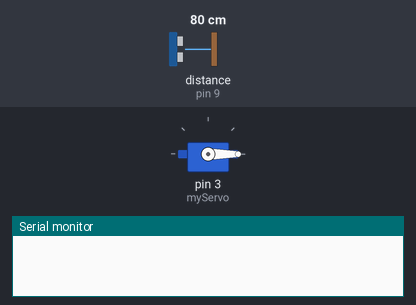
Recording of a sketch running on a simulated Arduino Uno, built with avr-gcc and run on an emulated ATmega328P. On the bench: servo, the last lines printed to the serial monitor. Wiring (inferred from the names in the program): ultrasonic range finder: trigger pin 10; echo pin 9. The inputs (shaded band) are chosen by the test bench; at power-on: distance to the obstacle (sensor on pin 9) 80 cm. The echo pulse lasts 58.3 µs per cm.

Above: at 0.01 s.
1.3 s: distance to the obstacle (sensor on pin 9) set to 2 cm
At 2.4 s:
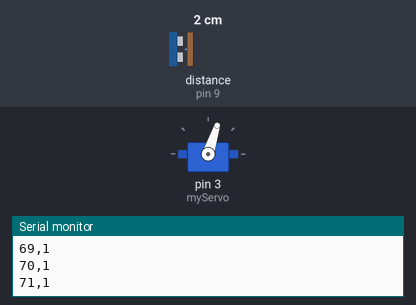
4.3 s: distance to the obstacle (sensor on pin 9) set to 60 cm
At 5.93 s:
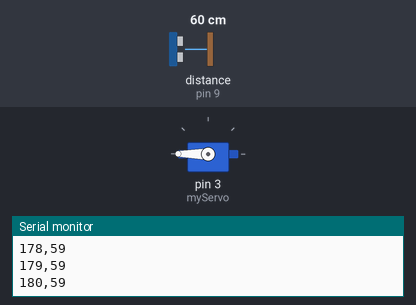
7.3 s: distance to the obstacle (sensor on pin 9) set to 120 cm
Timing chart, 0 to 19.3 s (numbered marks = the images above; inputs shaded):
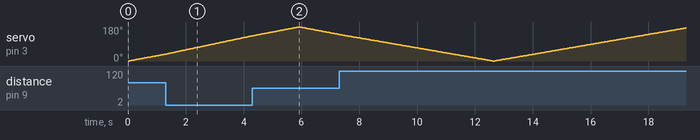

The sketch:

arduino_radar.ino
```cpp
#include <Servo.h>.
// Defines Tirg and Echo pins of the Ultrasonic Sensor
const int trigPin = 10;
const int echoPin = 9;
// Variables for the duration and the distance
long duration;
int distance;
Servo myServo; // Creates a servo object for controlling the servo motor
void setup() {
  pinMode(trigPin, OUTPUT); // Sets the trigPin as an Output
  pinMode(echoPin, INPUT); // Sets the echoPin as an Input
  Serial.begin(500000);
  myServo.attach(3); // Defines on which pin is the servo motor attached
}
void loop() {
  // rotates the servo motor from 15 to 165 degrees
  for(int i=0;i<=180;i++){
    myServo.write(i);
    delay(30);
    distance = calculateDistance();
    Serial.print(i);
    Serial.print(",");
    Serial.println(distance); // Sends the distance value into the Serial Port in a new line
  }
  // Repeats the previous lines from 165 to 15 degrees
  for(int i=180;i>=0;i--){
    myServo.write(i);
    delay(30);
    distance = calculateDistance();
    Serial.print(i);
    Serial.print(",");
    Serial.println(distance); // Sends the distance value into the Serial Port in a new line
  }
}

// Function for calculating the distance measured by the Ultrasonic sensor
int calculateDistance(){
  digitalWrite(trigPin, LOW);
  delayMicroseconds(2);
  // Sets the trigPin on HIGH state for 10 micro seconds
  digitalWrite(trigPin, HIGH);
  delayMicroseconds(10);
  digitalWrite(trigPin, LOW);
  duration = pulseIn(echoPin, HIGH); // Reads the echoPin, returns the sound wave travel time in microseconds
  distance= duration*0.034/2;
  return distance;
} 
```
